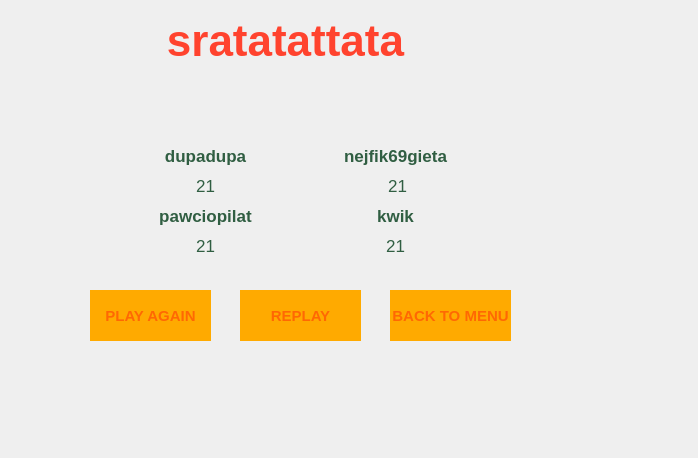
<?xml version="1.0" encoding="UTF-8"?>
<ui version="4.0">
 <class>Form</class>
 <widget class="QWidget" name="Form">
  <property name="geometry">
   <rect>
    <x>0</x>
    <y>0</y>
    <width>698</width>
    <height>458</height>
   </rect>
  </property>
  <property name="windowTitle">
   <string>Form</string>
  </property>
  <widget class="QLabel" name="backgroundLabel">
   <property name="geometry">
    <rect>
     <x>0</x>
     <y>0</y>
     <width>581</width>
     <height>381</height>
    </rect>
   </property>
   <property name="styleSheet">
    <string notr="true">image: url(:/images/summaryBackground.png);</string>
   </property>
   <property name="text">
    <string/>
   </property>
   <property name="alignment">
    <set>Qt::AlignCenter</set>
   </property>
  </widget>
  <widget class="QLabel" name="winnerNickname">
   <property name="geometry">
    <rect>
     <x>50</x>
     <y>-30</y>
     <width>471</width>
     <height>141</height>
    </rect>
   </property>
   <property name="font">
    <font>
     <pointsize>33</pointsize>
     <bold>true</bold>
    </font>
   </property>
   <property name="styleSheet">
    <string notr="true">color: rgb(255, 67, 46);</string>
   </property>
   <property name="text">
    <string>sratatattata</string>
   </property>
   <property name="alignment">
    <set>Qt::AlignCenter</set>
   </property>
  </widget>
  <widget class="QLabel" name="playerOneNickname">
   <property name="geometry">
    <rect>
     <x>130</x>
     <y>140</y>
     <width>151</width>
     <height>31</height>
    </rect>
   </property>
   <property name="font">
    <font>
     <pointsize>13</pointsize>
     <bold>true</bold>
    </font>
   </property>
   <property name="styleSheet">
    <string notr="true">color: rgb(48, 94, 66);</string>
   </property>
   <property name="text">
    <string>dupadupa</string>
   </property>
   <property name="alignment">
    <set>Qt::AlignCenter</set>
   </property>
  </widget>
  <widget class="QLabel" name="playerThreeNickname">
   <property name="geometry">
    <rect>
     <x>320</x>
     <y>140</y>
     <width>151</width>
     <height>31</height>
    </rect>
   </property>
   <property name="font">
    <font>
     <pointsize>13</pointsize>
     <bold>true</bold>
    </font>
   </property>
   <property name="styleSheet">
    <string notr="true">color: rgb(48, 94, 66);</string>
   </property>
   <property name="text">
    <string>nejfik69gieta</string>
   </property>
   <property name="alignment">
    <set>Qt::AlignCenter</set>
   </property>
  </widget>
  <widget class="QLabel" name="playerTwoNickname">
   <property name="geometry">
    <rect>
     <x>130</x>
     <y>200</y>
     <width>151</width>
     <height>31</height>
    </rect>
   </property>
   <property name="font">
    <font>
     <pointsize>13</pointsize>
     <bold>true</bold>
    </font>
   </property>
   <property name="styleSheet">
    <string notr="true">color: rgb(48, 94, 66);</string>
   </property>
   <property name="text">
    <string>pawciopilat</string>
   </property>
   <property name="alignment">
    <set>Qt::AlignCenter</set>
   </property>
  </widget>
  <widget class="QLabel" name="playerFourNickname">
   <property name="geometry">
    <rect>
     <x>320</x>
     <y>200</y>
     <width>151</width>
     <height>31</height>
    </rect>
   </property>
   <property name="font">
    <font>
     <pointsize>13</pointsize>
     <bold>true</bold>
    </font>
   </property>
   <property name="styleSheet">
    <string notr="true">color: rgb(48, 94, 66);</string>
   </property>
   <property name="text">
    <string>kwik</string>
   </property>
   <property name="alignment">
    <set>Qt::AlignCenter</set>
   </property>
  </widget>
  <widget class="QLabel" name="playerOnePoints">
   <property name="geometry">
    <rect>
     <x>130</x>
     <y>170</y>
     <width>151</width>
     <height>31</height>
    </rect>
   </property>
   <property name="font">
    <font>
     <pointsize>13</pointsize>
     <bold>false</bold>
    </font>
   </property>
   <property name="styleSheet">
    <string notr="true">color: rgb(48, 94, 66);</string>
   </property>
   <property name="text">
    <string>21</string>
   </property>
   <property name="alignment">
    <set>Qt::AlignCenter</set>
   </property>
  </widget>
  <widget class="QLabel" name="playerTwoPoints">
   <property name="geometry">
    <rect>
     <x>130</x>
     <y>230</y>
     <width>151</width>
     <height>31</height>
    </rect>
   </property>
   <property name="font">
    <font>
     <pointsize>13</pointsize>
     <bold>false</bold>
    </font>
   </property>
   <property name="styleSheet">
    <string notr="true">color: rgb(48, 94, 66);</string>
   </property>
   <property name="text">
    <string>21</string>
   </property>
   <property name="alignment">
    <set>Qt::AlignCenter</set>
   </property>
  </widget>
  <widget class="QLabel" name="playerThreePoints">
   <property name="geometry">
    <rect>
     <x>322</x>
     <y>170</y>
     <width>151</width>
     <height>31</height>
    </rect>
   </property>
   <property name="font">
    <font>
     <pointsize>13</pointsize>
     <bold>false</bold>
    </font>
   </property>
   <property name="styleSheet">
    <string notr="true">color: rgb(48, 94, 66);</string>
   </property>
   <property name="text">
    <string>21</string>
   </property>
   <property name="alignment">
    <set>Qt::AlignCenter</set>
   </property>
  </widget>
  <widget class="QLabel" name="playerFourPoints">
   <property name="geometry">
    <rect>
     <x>320</x>
     <y>230</y>
     <width>151</width>
     <height>31</height>
    </rect>
   </property>
   <property name="font">
    <font>
     <pointsize>13</pointsize>
     <bold>false</bold>
    </font>
   </property>
   <property name="styleSheet">
    <string notr="true">color: rgb(48, 94, 66);</string>
   </property>
   <property name="text">
    <string>21</string>
   </property>
   <property name="alignment">
    <set>Qt::AlignCenter</set>
   </property>
  </widget>
  <widget class="QPushButton" name="playButton">
   <property name="geometry">
    <rect>
     <x>90</x>
     <y>290</y>
     <width>121</width>
     <height>51</height>
    </rect>
   </property>
   <property name="font">
    <font>
     <pointsize>11</pointsize>
     <bold>true</bold>
    </font>
   </property>
   <property name="styleSheet">
    <string notr="true">QPushButton#playButton{
	background-color: rgb(255, 170, 0);
	color: rgb(255, 104, 3);
	border-radius: 45px;
}

QPushButton#playButton:pressed{
	padding-left:3px;
	padding-top:3px;
	background-color: rgb(255, 206, 12);
	background-position:calc(100%-10px)center;
}

QPushButton#playButton:hover{
	background-color: rgb(255, 206, 12);
}
</string>
   </property>
   <property name="text">
    <string>PLAY AGAIN</string>
   </property>
  </widget>
  <widget class="QPushButton" name="replayButton">
   <property name="geometry">
    <rect>
     <x>240</x>
     <y>290</y>
     <width>121</width>
     <height>51</height>
    </rect>
   </property>
   <property name="font">
    <font>
     <pointsize>11</pointsize>
     <bold>true</bold>
    </font>
   </property>
   <property name="styleSheet">
    <string notr="true">QPushButton#replayButton{
	background-color: rgb(255, 170, 0);
	color: rgb(255, 104, 3);
	border-radius: 45px;
}

QPushButton#replayButton:pressed{
	padding-left:3px;
	padding-top:3px;
	background-color: rgb(255, 206, 12);
	background-position:calc(100%-10px)center;
}

QPushButton#replayButton:hover{
	background-color: rgb(255, 206, 12);
}
</string>
   </property>
   <property name="text">
    <string>REPLAY</string>
   </property>
  </widget>
  <widget class="QPushButton" name="backButton">
   <property name="geometry">
    <rect>
     <x>390</x>
     <y>290</y>
     <width>121</width>
     <height>51</height>
    </rect>
   </property>
   <property name="font">
    <font>
     <pointsize>11</pointsize>
     <bold>true</bold>
    </font>
   </property>
   <property name="styleSheet">
    <string notr="true">QPushButton#backButton{
	background-color: rgb(255, 170, 0);
	color: rgb(255, 104, 3);
	border-radius: 45px;
}

QPushButton#backButton:pressed{
	padding-left:3px;
	padding-top:3px;
	background-color: rgb(255, 206, 12);
	background-position:calc(100%-10px)center;
}

QPushButton#backButton:hover{
	background-color: rgb(255, 206, 12);
}
</string>
   </property>
   <property name="text">
    <string>BACK TO MENU</string>
   </property>
  </widget>
 </widget>
 <resources>
  <include location="res.qrc"/>
 </resources>
 <connections/>
</ui>
